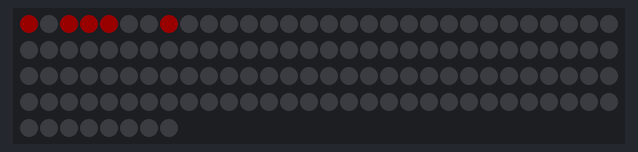
Bench run of a program on a simulated CircuitPython board. Parts: 128 RGB LEDs in strip order, left to right, continuing on the next row. Dim RGB values are drawn brighter than linear.

Above: at 0.1 s.

The program:

5.1_2D_Arrays.py
```python
# Y9 Demo
# CircuitPython demo - NeoPixel

import time
import board
import neopixel

pixpin = board.D0
numpix = 128

strip = neopixel.NeoPixel(pixpin, numpix, brightness=0.1, auto_write=False)


# 5.1 modify the RGB triples below
allrows = [[255,0  ,0  ],[0  ,0  ,0  ],[255,0  ,0  ],[255,0  ,0  ],[255,0  ,0  ],[0  ,0  ,0  ],[0  ,0  ,0  ],[255,0  ,0  ]]


while True:

    strip.brightness = 0.1

    # 5.1
    # this is known as a for loop where the variable c takes on the values 0 - 7 one at a time.
    # each set of RGB values belongs to a column represented by the variable c
    for col in range(0,8):
      strip[col] = (allrows[col][0],allrows[col][1],allrows[col][2])


    strip.write()
```
